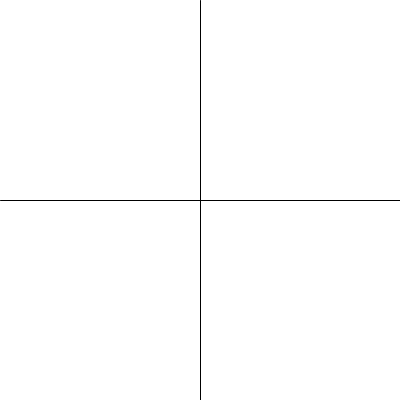
Frame 1 (no input)
Frame 60 (the mouse pressed at the canvas centre just before this capture): identical to frame 1, image omitted
Frame 120 (the mouse held since frame 60 and released just before this capture): identical to frame 1, image omitted

The Processing sketch that drew this single still picture (run headless with seeded random() and noise(); from frame 60 on, the mouse is pressed at the canvas centre):

// Processing sketch: lab_3
// ── lab_3.pde
float x = 200 , y = 200 , w = 100 , h = 75 ;
float r,g,b,a;

void setup(){
  size(400,400);
}

void draw(){
  background(255);
  stroke(0);
  line(width/2,0,width/2,height);
  line(0,height/2,width,height/2);
  if(mouseX > 0 && mouseX < width/2 && mouseY > 0 && mouseY < height/2){
    fill(0); //<>//
    rect(0,0,width/2,height/2);
  }else if(mouseX > width/2 && mouseX < width && mouseY > height/2 && mouseY < height){
    fill(0);
    rect(width/2,height/2,width/2,height/2);
  }else if(mouseX > 0 && mouseX < width/2 && mouseY > height/2 && mouseY < height){
    fill(0);
    rect(0,height/2,width/2,height/2);
  }else if(mouseX > width/2 && mouseX < width && mouseY > 0 && mouseY < height/2){
    fill(0);
    rect(width/2,0,width/2,height/2);
  }
  
}

void mousePressed() {
  print("asdasd");
  r = random(150,255);
  g = random(150,255);
  b = random(150,255);
  a = random(150,255);
}
